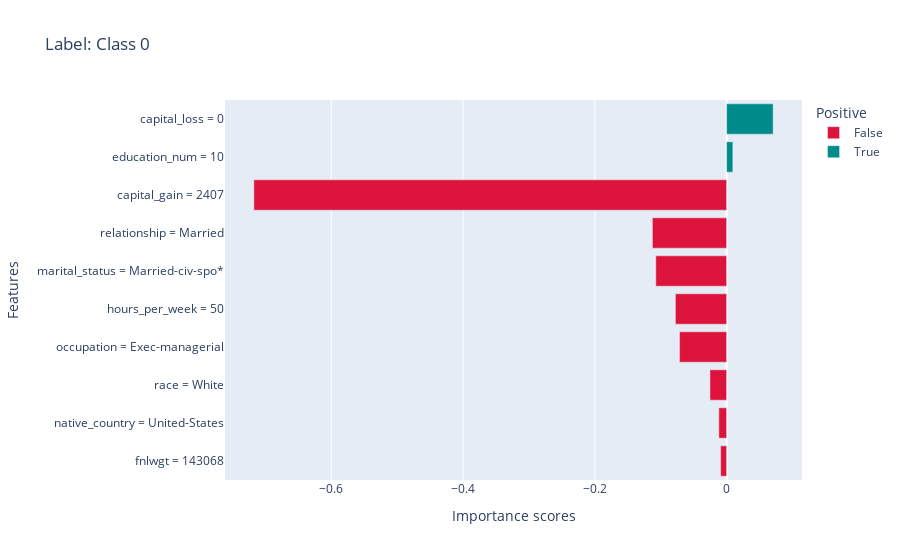
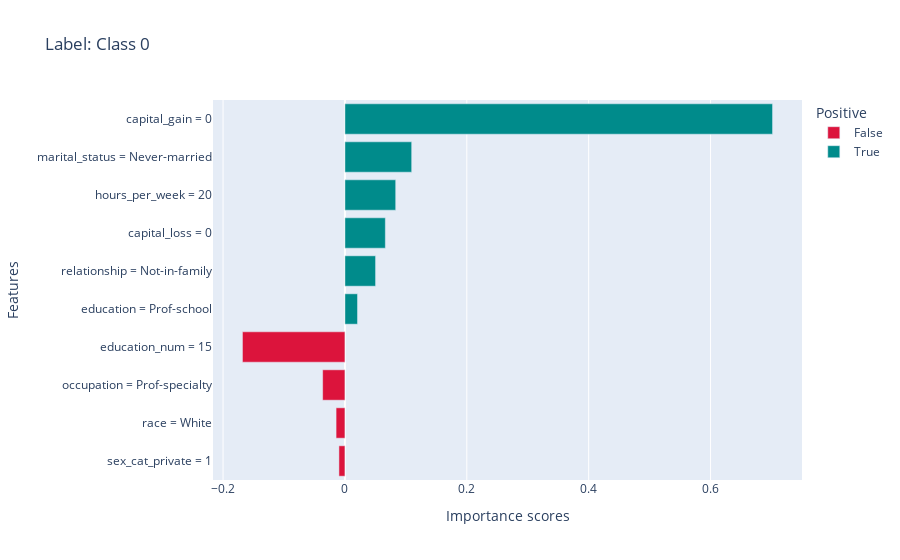
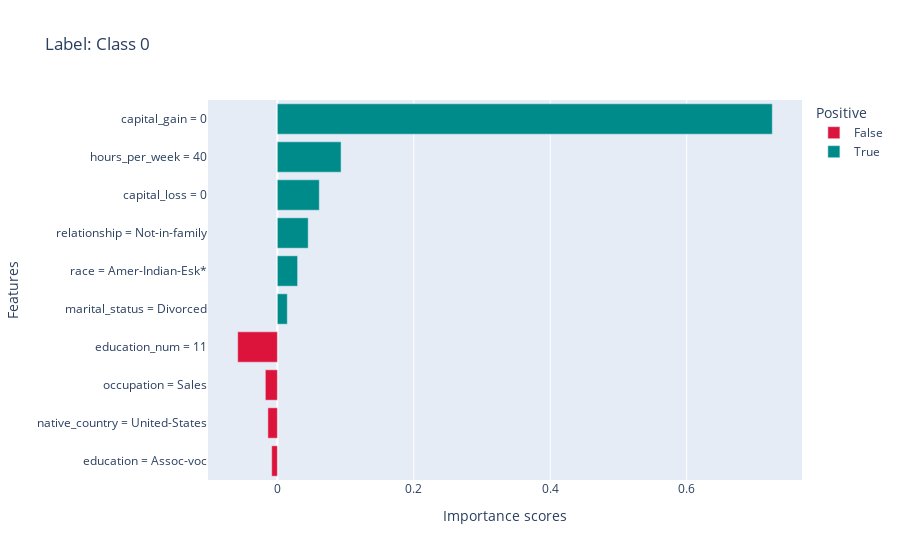
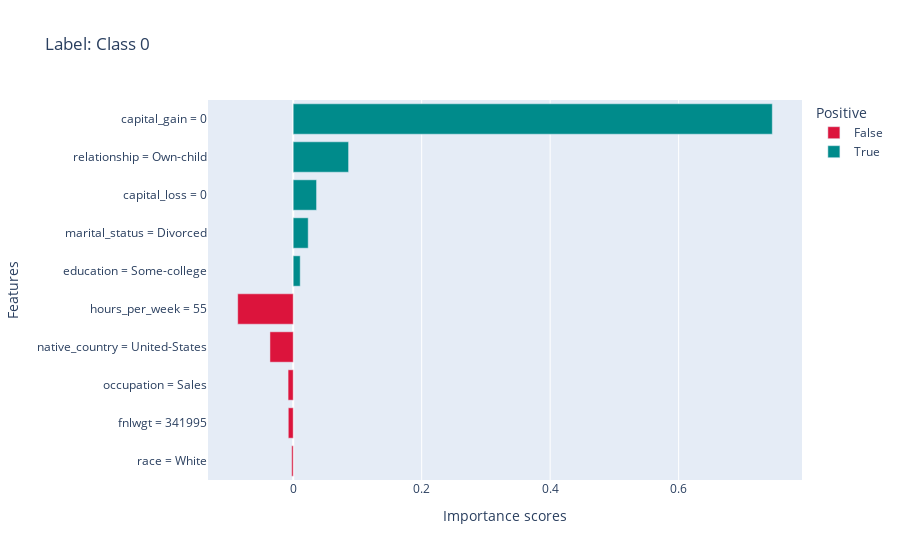

Source (notebook cell) for these figures, in order:
### Code cell
print("LIME results:")
for i, instance_id in enumerate(instance_ids):
    print(f"Instance {instance_id} has label {test_labels[instance_id]} and prediction {model.predict(test[instance_id:instance_id+1])}, with probs {model.predict_proba(test[instance_id:instance_id+1])[0]}")
    local_explanations["lime"].ipython_plot(index=i, class_names=transformer.class_names)

### Figure 1 — Plotly figure (JSON) as saved in the notebook; plotly's stock layout.template omitted (floating-point values rounded to 4 significant figures)
{"data": [{"alignmentgroup": "True", "hovertemplate": "Positive=False<br>Importance scores=%{x}<br>Features=%{y}<extra></extra>", "legendgroup": "False", "marker": {"color": "#DC143C", "pattern": {"shape": ""}}, "name": "False", "offsetgroup": "False", "orientation": "h", "showlegend": true, "textposition": "auto", "type": "bar", "x": [-0.009076, -0.01179, -0.02528, -0.07143, -0.07773, -0.1075, -0.1127, -0.7176], "xaxis": "x", "y": ["fnlwgt = 143068", "native_country = United-States", "race = White", "occupation = Exec-managerial", "hours_per_week = 50", "marital_status = Married-civ-spo*", "relationship = Married", "capital_gain = 2407"], "yaxis": "y"}, {"alignmentgroup": "True", "hovertemplate": "Positive=True<br>Importance scores=%{x}<br>Features=%{y}<extra></extra>", "legendgroup": "True", "marker": {"color": "#008B8B", "pattern": {"shape": ""}}, "name": "True", "offsetgroup": "True", "orientation": "h", "showlegend": true, "textposition": "auto", "type": "bar", "x": [0.009443, 0.07063], "xaxis": "x", "y": ["education_num = 10", "capital_loss = 0"], "yaxis": "y"}], "layout": {"barmode": "relative", "legend": {"title": {"text": "Positive"}, "tracegroupgap": 0}, "title": {"text": "Label: Class 0"}, "xaxis": {"anchor": "y", "domain": [0, 1], "title": {"text": "Importance scores"}}, "yaxis": {"anchor": "x", "domain": [0, 1], "title": {"text": "Features"}}}}

### Figure 2 — Plotly figure (JSON) as saved in the notebook; plotly's stock layout.template omitted (floating-point values rounded to 4 significant figures)
{"data": [{"alignmentgroup": "True", "hovertemplate": "Positive=False<br>Importance scores=%{x}<br>Features=%{y}<extra></extra>", "legendgroup": "False", "marker": {"color": "#DC143C", "pattern": {"shape": ""}}, "name": "False", "offsetgroup": "False", "orientation": "h", "showlegend": true, "textposition": "auto", "type": "bar", "x": [-0.009853, -0.01452, -0.03659, -0.1682], "xaxis": "x", "y": ["sex_cat_private = 1", "race = White", "occupation = Prof-specialty", "education_num = 15"], "yaxis": "y"}, {"alignmentgroup": "True", "hovertemplate": "Positive=True<br>Importance scores=%{x}<br>Features=%{y}<extra></extra>", "legendgroup": "True", "marker": {"color": "#008B8B", "pattern": {"shape": ""}}, "name": "True", "offsetgroup": "True", "orientation": "h", "showlegend": true, "textposition": "auto", "type": "bar", "x": [0.02066, 0.05028, 0.06633, 0.08332, 0.1095, 0.7017], "xaxis": "x", "y": ["education = Prof-school", "relationship = Not-in-family", "capital_loss = 0", "hours_per_week = 20", "marital_status = Never-married", "capital_gain = 0"], "yaxis": "y"}], "layout": {"barmode": "relative", "legend": {"title": {"text": "Positive"}, "tracegroupgap": 0}, "title": {"text": "Label: Class 0"}, "xaxis": {"anchor": "y", "domain": [0, 1], "title": {"text": "Importance scores"}}, "yaxis": {"anchor": "x", "domain": [0, 1], "title": {"text": "Features"}}}}

### Figure 3 — Plotly figure (JSON) as saved in the notebook; plotly's stock layout.template omitted (floating-point values rounded to 4 significant figures)
{"data": [{"alignmentgroup": "True", "hovertemplate": "Positive=False<br>Importance scores=%{x}<br>Features=%{y}<extra></extra>", "legendgroup": "False", "marker": {"color": "#DC143C", "pattern": {"shape": ""}}, "name": "False", "offsetgroup": "False", "orientation": "h", "showlegend": true, "textposition": "auto", "type": "bar", "x": [-0.0083, -0.01388, -0.01762, -0.05813], "xaxis": "x", "y": ["education = Assoc-voc", "native_country = United-States", "occupation = Sales", "education_num = 11"], "yaxis": "y"}, {"alignmentgroup": "True", "hovertemplate": "Positive=True<br>Importance scores=%{x}<br>Features=%{y}<extra></extra>", "legendgroup": "True", "marker": {"color": "#008B8B", "pattern": {"shape": ""}}, "name": "True", "offsetgroup": "True", "orientation": "h", "showlegend": true, "textposition": "auto", "type": "bar", "x": [0.01458, 0.02967, 0.0452, 0.06149, 0.0934, 0.7255], "xaxis": "x", "y": ["marital_status = Divorced", "race = Amer-Indian-Esk*", "relationship = Not-in-family", "capital_loss = 0", "hours_per_week = 40", "capital_gain = 0"], "yaxis": "y"}], "layout": {"barmode": "relative", "legend": {"title": {"text": "Positive"}, "tracegroupgap": 0}, "title": {"text": "Label: Class 0"}, "xaxis": {"anchor": "y", "domain": [0, 1], "title": {"text": "Importance scores"}}, "yaxis": {"anchor": "x", "domain": [0, 1], "title": {"text": "Features"}}}}

### Figure 4 — Plotly figure (JSON) as saved in the notebook; plotly's stock layout.template omitted (floating-point values rounded to 4 significant figures)
{"data": [{"alignmentgroup": "True", "hovertemplate": "Positive=False<br>Importance scores=%{x}<br>Features=%{y}<extra></extra>", "legendgroup": "False", "marker": {"color": "#DC143C", "pattern": {"shape": ""}}, "name": "False", "offsetgroup": "False", "orientation": "h", "showlegend": true, "textposition": "auto", "type": "bar", "x": [-0.002366, -0.007653, -0.007971, -0.03622, -0.08641], "xaxis": "x", "y": ["race = White", "fnlwgt = 341995", "occupation = Sales", "native_country = United-States", "hours_per_week = 55"], "yaxis": "y"}, {"alignmentgroup": "True", "hovertemplate": "Positive=True<br>Importance scores=%{x}<br>Features=%{y}<extra></extra>", "legendgroup": "True", "marker": {"color": "#008B8B", "pattern": {"shape": ""}}, "name": "True", "offsetgroup": "True", "orientation": "h", "showlegend": true, "textposition": "auto", "type": "bar", "x": [0.0109, 0.02335, 0.03636, 0.0862, 0.7458], "xaxis": "x", "y": ["education = Some-college", "marital_status = Divorced", "capital_loss = 0", "relationship = Own-child", "capital_gain = 0"], "yaxis": "y"}], "layout": {"barmode": "relative", "legend": {"title": {"text": "Positive"}, "tracegroupgap": 0}, "title": {"text": "Label: Class 0"}, "xaxis": {"anchor": "y", "domain": [0, 1], "title": {"text": "Importance scores"}}, "yaxis": {"anchor": "x", "domain": [0, 1], "title": {"text": "Features"}}}}
